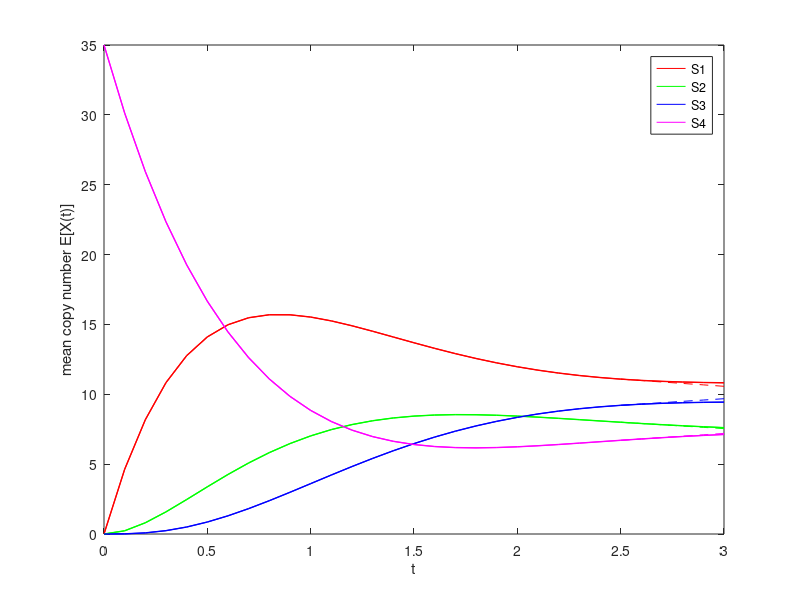

The MATLAB script that drew this image:
%% Check leap condition

%%
x0 = [0; 0; 0; 35];
c = [1; 1.5; 1.2; 1.5];

A1 = [-c(1), 0, 0, c(4);
    c(1), -c(2), 0, 0;
    0, c(2), -c(3), 0;
    0, 0, c(3), -c(4)];

t_dat = 0:0.1:3;
x_dat = zeros(4, length(t_dat));
for i = 1:length(t_dat)
    x_dat(:,i) = expm(A1*t_dat(i))*x0; 
end

figure
plot(t_dat, x_dat(1,:), '-r')
hold on
plot(t_dat, x_dat(2,:), '-g')
plot(t_dat, x_dat(3,:), '-b')
plot(t_dat, x_dat(4,:), '-m')
legend('S1', 'S2', 'S3', 'S4')

%% leaping at t1 
t1 = 2.5;
x_leap_start = expm(A1*t1)*x0;
slope = A1*x_leap_start;
t_leap = t1:0.1:3;
x_leap = x_leap_start + slope*(t_leap-t1);
plot(t_dat, x_dat(1,:), '-r', 'LineWidth', 1)
hold on
plot(t_dat, x_dat(2,:), '-g', 'LineWidth', 1 )
plot(t_dat, x_dat(3,:), '-b', 'LineWidth', 1)
plot(t_dat, x_dat(4,:), '-m', 'LineWidth', 1)
plot(t_leap, x_leap(1,:), '--r')
plot(t_leap, x_leap(2,:), '--g')
plot(t_leap, x_leap(3,:), '--b')
plot(t_leap, x_leap(4,:), '--m')
hold off
legend('S1', 'S2', 'S3', 'S4')
xlabel('t')
ylabel('mean copy number E[X(t)]')
saveas(gcf, 'leap_tau_0p5.png')

rel_err = (x_leap(:,end) - x_dat(:,end))./x_dat(:,end)


%%
function dxdt = four_species_det(x, t, c)
  dxdt(1) = -c(1)*x(1) + c(4)*x(4);
  dxdt(2) = -c(2)*x(2) + c(1)*x(1);
  dxdt(3) = -c(3)*x(3) + c(2)*x(2);
  dxdt(4) = -c(4)*x(4) + c(3)*x(3);
end